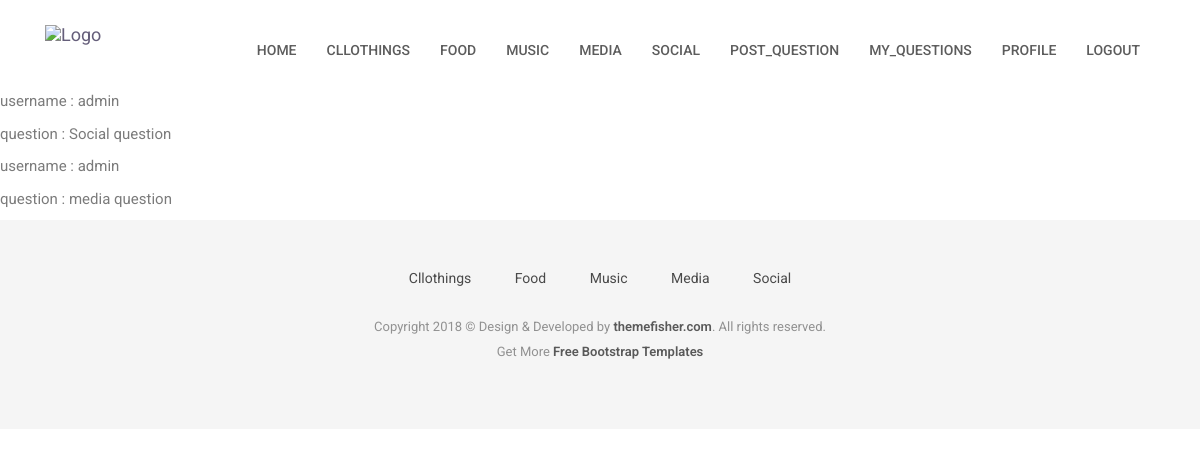
/my-questions (signed in), run on the app's committed database.
### category/models.py (models this page shows, shortened)
class Category(models.Model):
    title = models.CharField(max_length=255)
    status = models.BooleanField(default=True)
    """
        Return a object representation string. Model Object PK to Category Title.
        example Category Object (1) to Movies
    """

### question_answer/models.py (models this page shows)
class Question(models.Model):
    category = models.ForeignKey(Category, on_delete=models.CASCADE)
    user = models.ForeignKey(User, on_delete=models.SET_NULL, null=True, blank=True, default=None)
    question = models.CharField(max_length=255)
    status = models.BooleanField(default=True)
    added_date = models.DateTimeField()
    """
        Return a object representation string. Model Object PK to Question.
        example Question Object (1) to Which is good movie to watch?
    """
    def __str__(self):
        return str(self.question)

### account/views.py (the view)
# urls.py: path('my-questions',views.myQuestions,name='myQuestions'),
def myQuestions(request):
    user=request.user.username
    users=User.objects.get(username=user)
    questions=Question.objects.filter(user=users)
    print(questions)
    navigation_categories = Category.objects.filter(status=True).order_by('-id')[:5]
    return render(request,'my-questions.html',{'navigation_categories':navigation_categories,'questions':questions,'users':users.username})

### templates/my-questions.html (shortened to what this page needs)
{% extends 'base.html'%}
{% block content%}
    {% if questions%}
        {% for question in questions%}
        <p>username : {{ users }}</p>
        <p>question : {{question.question}}</P>
        {%endfor%}
    {% endif %}
{% endblock %}

### templates/base.html (shortened to what this page needs)
{% load static %}
<!DOCTYPE html>
<html class="no-js">
<head>
  <link rel="stylesheet" href="{% static 'plugins/bootstrap/bootstrap.min.css' %}">
  <link rel="stylesheet" href="{% static 'plugins/Ionicons/css/ionicons.min.css' %}">
  <link rel="stylesheet" href="{% static 'plugins/animate-css/animate.css' %}">
  <link rel="stylesheet" href="{% static 'plugins/magnific-popup/magnific-popup.css' %}">
  <link rel="stylesheet" href="{% static 'plugins/slick/slick.css' %}">
  <link rel="stylesheet" href="{% static 'css/style.css' %}">
</head>
<body id="body">
<header class="navigation">
	<div class="container">
		<div class="row">
			<div class="col-md-12">
				<nav class="navbar">
					<div class="container-fluid">
						<div class="navbar-header">
							<a class="navbar-brand" href="index.html">
								<img src="{% static 'images/logo.png' %}" alt="Logo">
							</a>
						</div>
						<div class="collapse navbar-collapse" id="bs-example-navbar-collapse-1">
							<ul class="nav navbar-nav navbar-right">
								<li><a href="{% url 'homePage' %}">Home</a></li>
								{% for category in navigation_categories %}
									<li><a href="{% url 'categoryQuestion' category_id=category.id %}">{{category.title}}</a></li>
								{% endfor %}
								{% if request.user.is_authenticated %}
								<li><a href="{% url 'postQuestion'%}">Post_question</a></li>
								<li><a href="{% url 'myQuestions'%}">My_Questions</a></li>
								<li><a href="{% url 'userProfile' %}">Profile</a></li>
								<li><a href="{% url 'user-logout'%}">Logout</a></li>
								{% else %}
								<li><a href="{% url 'userLogin' %}">Login</a></li>
								<li><a href="{% url 'userRegistration'%}">Registration</a></li>
								{% endif %}
							</ul>
							</div>
							</div>
						</nav>
					</div>
				</div>
			</div>
</header>
{% block content %}
{% endblock %}
<footer class="footer">
	<div class="container">
		<div class="row">
			<div class="col-md-12">
				<div class="footer-manu">
					<ul>
						{% for category in navigation_categories %}
							<li><a href="{% url 'categoryQuestion' category_id=category.id %}">{{category.title|title}}</a></li>
						{% endfor %}
					</ul>
				</div>
				<p class="copyright">Copyright 2018 &copy; Design & Developed by <a href="http://www.themefisher.com">themefisher.com</a>. All rights reserved.
					<br>
					Get More <a href="https://themefisher.com/free-bootstrap-templates/" target="_blank">Free Bootstrap Templates</a>
				</p>
			</div>
		</div>
	</div>
</footer>
    </body>
    </html>

### reddit/assets/css/style.css (style rules this page uses)
body { line-height: 1.5; font-family: "Roboto", sans-serif; -webkit-font-smoothing: antialiased; }
p { color: #7B7B7B; font-size: 15px; font-family: "Roboto", sans-serif; }
ol, ul { margin: 0; padding: 0; list-style: none; }
a, a:focus, a:hover { text-decoration: none; outline: 0; color: #655E7A; }
header { background: #fff; padding: 20px 0; }
header .navbar { margin-bottom: 0px; border: 0px; }
header .navbar-brand { padding-top: 5px; }
.navigation { background: #fff; padding: 20px 0; }
.navigation .navbar { margin-bottom: 0px; border: 0px; }
.navigation .navbar-brand { padding-top: 5px; }
.navigation .navbar { background: none; border: 0px; }
.navigation .navbar .navbar-nav { padding-top: 10px; }
.navigation .navbar .navbar-nav > li > a { color: #5C5C5C; padding: 10px 15px; font-weight: 500; font-size: 14px; text-transform: uppercase; }
.footer { background: #F5F5F5; text-align: center; padding-top: 48px; padding-bottom: 55px; }
.footer p { font-size: 13px; line-height: 25px; color: #919191; }
.footer a { color: #595959; }
.footer .footer-manu { padding-bottom: 25px; }
.footer .footer-manu ul { margin: 0px; padding: 0px; }
.footer .footer-manu ul li { display: inline-block; padding: 0px 20px; }
.footer .footer-manu ul li a { display: inline-block; color: #494949; }
.footer .copyright a { font-weight: 600; }

### data on the page
Category: title "CLLOTHINGS", title "Cllothings"
Category: title "FOOD", title "Food"
Category: title "MUSIC", title "Music"
Category: title "MEDIA", title "Media"
Category: title "SOCIAL", title "Social"
Question: question "Social question"
Question: question "media question"

### other printed values
{{ users }} "admin"
